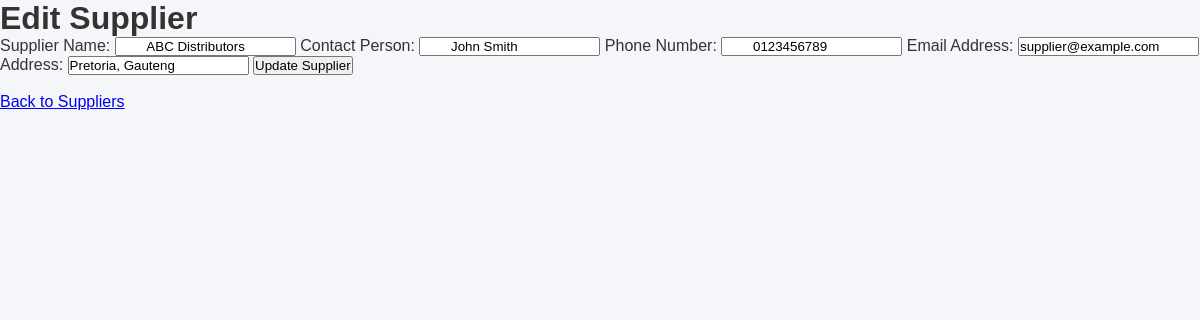
Page /edit_supplier/2 on the committed database.
### tables this page shows
CREATE TABLE suppliers (
            supplier_id INTEGER PRIMARY KEY AUTOINCREMENT,
            supplier_name TEXT NOT NULL,
            contact_person TEXT NOT NULL,
            phone TEXT NOT NULL,
            email TEXT NOT NULL,
            address TEXT NOT NULL
        );

### app.py (the view, shortened to what this page needs)
@app.route('/edit_supplier/<int:supplier_id>', methods=['GET', 'POST'])
def edit_supplier(supplier_id):
    connection = get_db_connection()
    supplier = connection.execute(
        'SELECT * FROM suppliers WHERE supplier_id = ?',
        (supplier_id,)
    ).fetchone()
    connection.close()
    if supplier is None:
        return "Supplier not found", 404
    return render_template('edit_supplier.html', supplier=supplier)

### app.py (called while the page is built)
def get_db_connection():
    connection = sqlite3.connect('general_store.db')
    connection.row_factory = sqlite3.Row
    return connection

### templates/edit_supplier.html (shortened to what this page needs)
<!DOCTYPE html>
<html>
<head>
    <link rel="stylesheet" href="{{ url_for('static', filename='css/style.css') }}">
</head>
<body>
    <h1>Edit Supplier</h1>
    <form method="POST">
        <label>Supplier Name:</label>
        <input type="text" name="supplier_name" value="{{ supplier.supplier_name }}" required>
        <label>Contact Person:</label>
        <input type="text" name="contact_person" value="{{ supplier.contact_person }}" required>
        <label>Phone Number:</label>
        <input type="tel" name="phone" value="{{ supplier.phone }}" required>
        <label>Email Address:</label>
        <input type="email" name="email" value="{{ supplier.email }}" required>
        <label>Address:</label>
        <input type="text" name="address" value="{{ supplier.address }}" required>
        <button type="submit">Update Supplier</button>
    </form>
    <br>
    <a href="{{ url_for('suppliers') }}">Back to Suppliers</a>
</body>
</html>

### static/css/style.css (style rules this page uses)
* { margin: 0; padding: 0; box-sizing: border-box; font-family: Arial, sans-serif; }
body { background-color: #f4f6f9; color: #333; }

### rows in the picture
suppliers: supplier_name "ABC Distributors", contact_person "John Smith", phone "0123456789", email "supplier@example.com", address "Pretoria, Gauteng"
